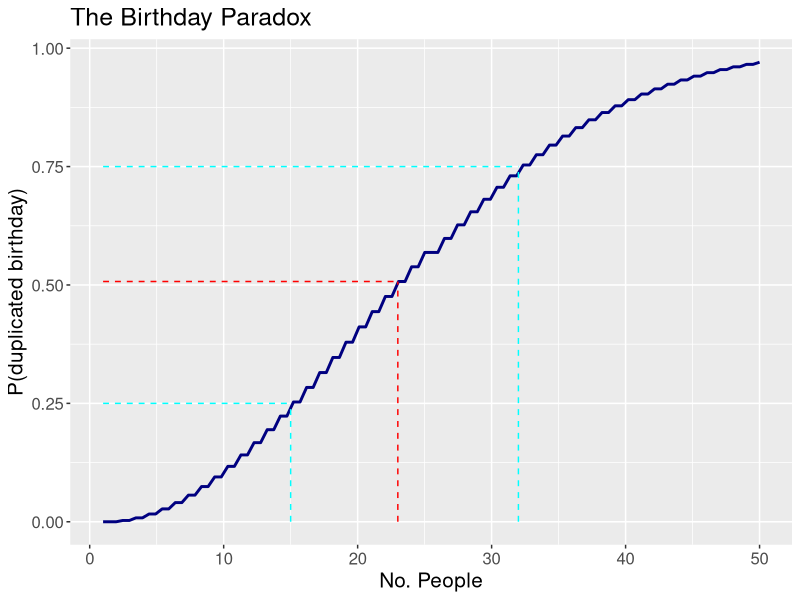

R code for this plot: (Note: this script raises an error after producing the figure.)
## ---- chunk 1
#| label: setup
#| include: FALSE 
knitr::opts_chunk$set(
  collapse = TRUE,
  comment = "#>",
  fig.path = "figures/birthday-paradox-"
)
library(ggplot2)
## ---- chunk 2
#| label: prob-closed
px <- (1 / 365)^23 * prod(365:343)
px

# probability of NOT all different
(1 - px)
## ---- chunk 3
#| label: prob-fun
# x   = number of people (trials), can be vectorized
# dpy = days/year

prob_fun <- function(x, dpy = 365L) {
  x <- as.integer(x)
  vapply(x, function(.x) {
    v <- seq(dpy, dpy - .x + 1L)
    1 - (1 / dpy)^.x * prod(v)
  }, NA_real_, USE.NAMES = FALSE)
}

ppl <- 23

prob_fun(ppl)   # confirms the above
## ---- chunk 4
#| label: ggplot-prob-fun
#| fig.cap: >
  "The birthday paradox visualized as a cumulative
  distribution function (CDF)."
base <- ggplot() + xlim(1, 50)

base +
  geom_function(fun = prob_fun, colour = "navy", linewidth = 1) +
  labs(title = "The Birthday Paradox", x = "No. People",
       y = "P(duplicated birthday)") +
  annotate("segment",
           x = c(ppl, 1), xend = rep(ppl, 2),
           y = c(0, prob_fun(ppl)), yend = rep(prob_fun(ppl), 2),
           linetype = "dashed", colour = "red"
  ) +
  annotate("segment",
           x = c(32, 1), xend = rep(32, 2),
           y = c(0, 0.75), yend = c(0.75, 0.75),
           linetype = "dashed", colour = "cyan"
  ) +
  annotate("segment",
           x = c(15, 1), xend = rep(15, 2),
           y = c(0, 0.25), yend = c(0.25, 0.25),
           linetype = "dashed", colour = "cyan"
  ) +
 theme(text = element_text(size = 15))
## ---- chunk 5
reps <- 10000
rsim <- withr::with_seed(101,              # set seed for reproducibility
  replicate(
    reps,                                  # nsims
    round(runif(ppl, min = 1, max = 365))) # n = 23; X ~ U(1, 365)
)
counts <- apply(rsim, 2, function(.x) table(.x))        # tabulate counts of duplicate wells
dupes  <- vapply(counts, function(.x) any(.x == 2), NA) # any (>1) duplicates present!
prob   <- mean(dupes)
prob
## ---- chunk 6
#| label: get-session
#| include: FALSE
get_session_info <- function(pkgs = NULL) {
  ret <- list(
    packages = dplyr::select(sessioninfo::package_info(), -library),
    platform = sessioninfo::platform_info()
  )
  ret$platform$date <- NULL
  if (!is.null(pkgs)) {
    ret$packages <- ret$packages[pkgs, ]
  }
  ret
}
## ---- chunk 7
#| label: session
#| code-fold: TRUE
get_session_info()
